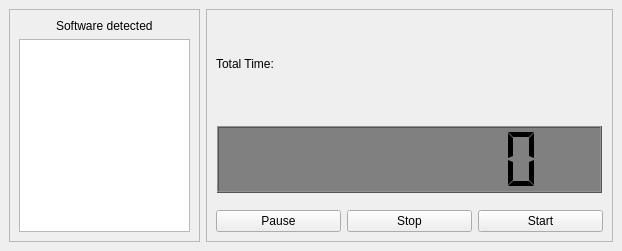
<?xml version="1.0" encoding="UTF-8"?>
<ui version="4.0">
 <class>MainWindow</class>
 <widget class="QMainWindow" name="MainWindow">
  <property name="geometry">
   <rect>
    <x>0</x>
    <y>0</y>
    <width>622</width>
    <height>251</height>
   </rect>
  </property>
  <property name="windowTitle">
   <string>MainWindow</string>
  </property>
  <widget class="QWidget" name="centralwidget">
   <layout class="QGridLayout" name="gridLayout_2">
    <item row="0" column="0">
     <layout class="QFormLayout" name="formLayout">
      <item row="0" column="0">
       <widget class="QFrame" name="frame">
        <property name="frameShape">
         <enum>QFrame::StyledPanel</enum>
        </property>
        <property name="frameShadow">
         <enum>QFrame::Raised</enum>
        </property>
        <layout class="QVBoxLayout" name="verticalLayout">
         <item alignment="Qt::AlignHCenter">
          <widget class="QLabel" name="label">
           <property name="text">
            <string>Software detected</string>
           </property>
          </widget>
         </item>
         <item>
          <widget class="QTableView" name="software_table">
           <property name="minimumSize">
            <size>
             <width>171</width>
             <height>173</height>
            </size>
           </property>
           <property name="maximumSize">
            <size>
             <width>171</width>
             <height>16777215</height>
            </size>
           </property>
          </widget>
         </item>
        </layout>
       </widget>
      </item>
      <item row="0" column="1">
       <widget class="QFrame" name="frame_2">
        <property name="frameShape">
         <enum>QFrame::StyledPanel</enum>
        </property>
        <property name="frameShadow">
         <enum>QFrame::Raised</enum>
        </property>
        <layout class="QVBoxLayout" name="verticalLayout_2">
         <item>
          <widget class="QLabel" name="label_2">
           <property name="minimumSize">
            <size>
             <width>385</width>
             <height>66</height>
            </size>
           </property>
           <property name="text">
            <string>Total Time:</string>
           </property>
          </widget>
         </item>
         <item alignment="Qt::AlignHCenter|Qt::AlignVCenter">
          <widget class="QLCDNumber" name="lcdNumber">
           <property name="minimumSize">
            <size>
             <width>385</width>
             <height>67</height>
            </size>
           </property>
           <property name="maximumSize">
            <size>
             <width>385</width>
             <height>16777215</height>
            </size>
           </property>
           <property name="layoutDirection">
            <enum>Qt::LeftToRight</enum>
           </property>
           <property name="autoFillBackground">
            <bool>false</bool>
           </property>
           <property name="styleSheet">
            <string notr="true">background-color:gray;</string>
           </property>
           <property name="smallDecimalPoint">
            <bool>false</bool>
           </property>
           <property name="digitCount">
            <number>8</number>
           </property>
           <property name="mode">
            <enum>QLCDNumber::Dec</enum>
           </property>
           <property name="segmentStyle">
            <enum>QLCDNumber::Flat</enum>
           </property>
           <property name="value" stdset="0">
            <double>0.000000000000000</double>
           </property>
           <property name="intValue" stdset="0">
            <number>0</number>
           </property>
          </widget>
         </item>
         <item>
          <layout class="QHBoxLayout" name="horizontalLayout">
           <item>
            <widget class="QPushButton" name="pause_button">
             <property name="text">
              <string>Pause</string>
             </property>
            </widget>
           </item>
           <item>
            <widget class="QPushButton" name="stop_button">
             <property name="text">
              <string>Stop</string>
             </property>
            </widget>
           </item>
           <item>
            <widget class="QPushButton" name="start_button">
             <property name="text">
              <string>Start</string>
             </property>
            </widget>
           </item>
          </layout>
         </item>
        </layout>
       </widget>
      </item>
     </layout>
    </item>
   </layout>
  </widget>
 </widget>
 <resources/>
 <connections/>
</ui>
